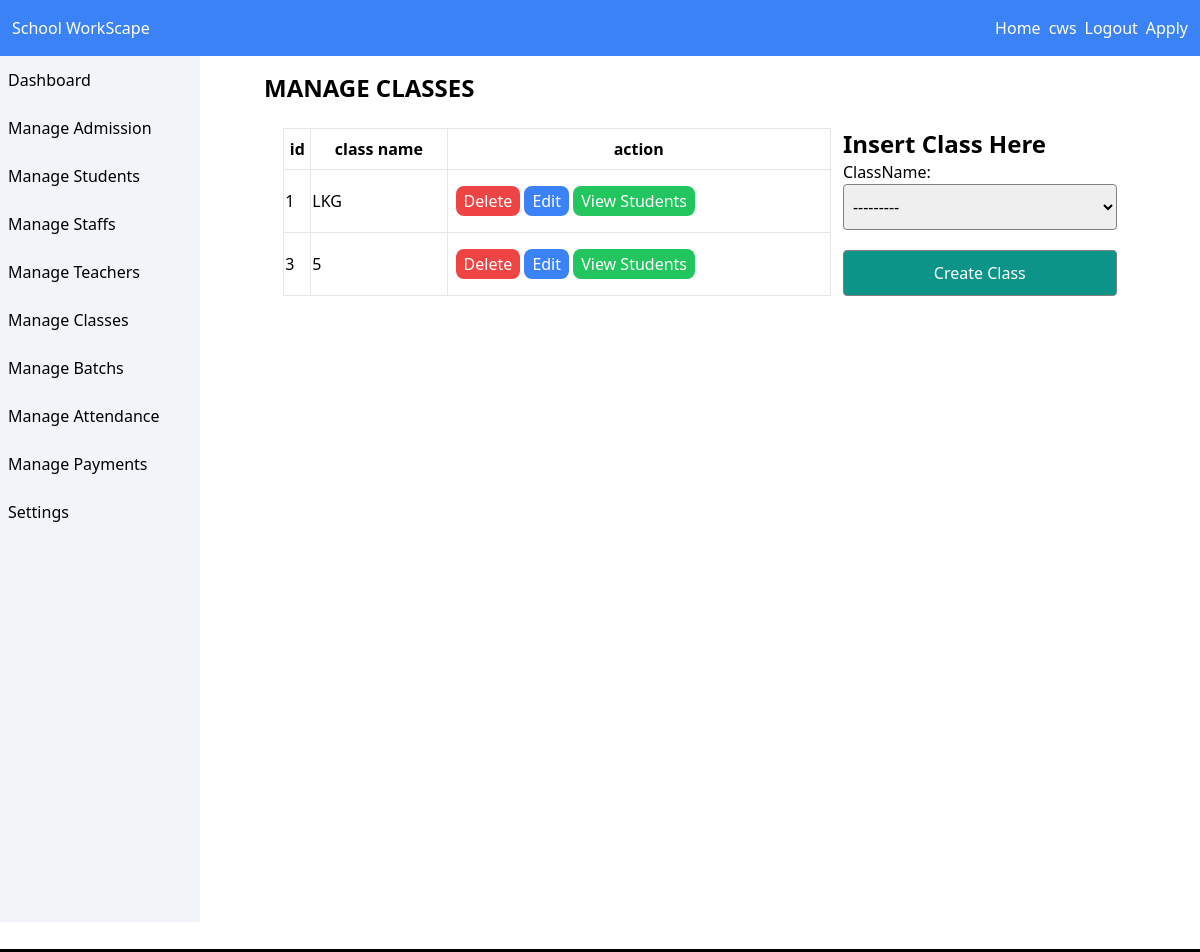
/manage/classes (signed in), run on an earlier commit of the app's database.
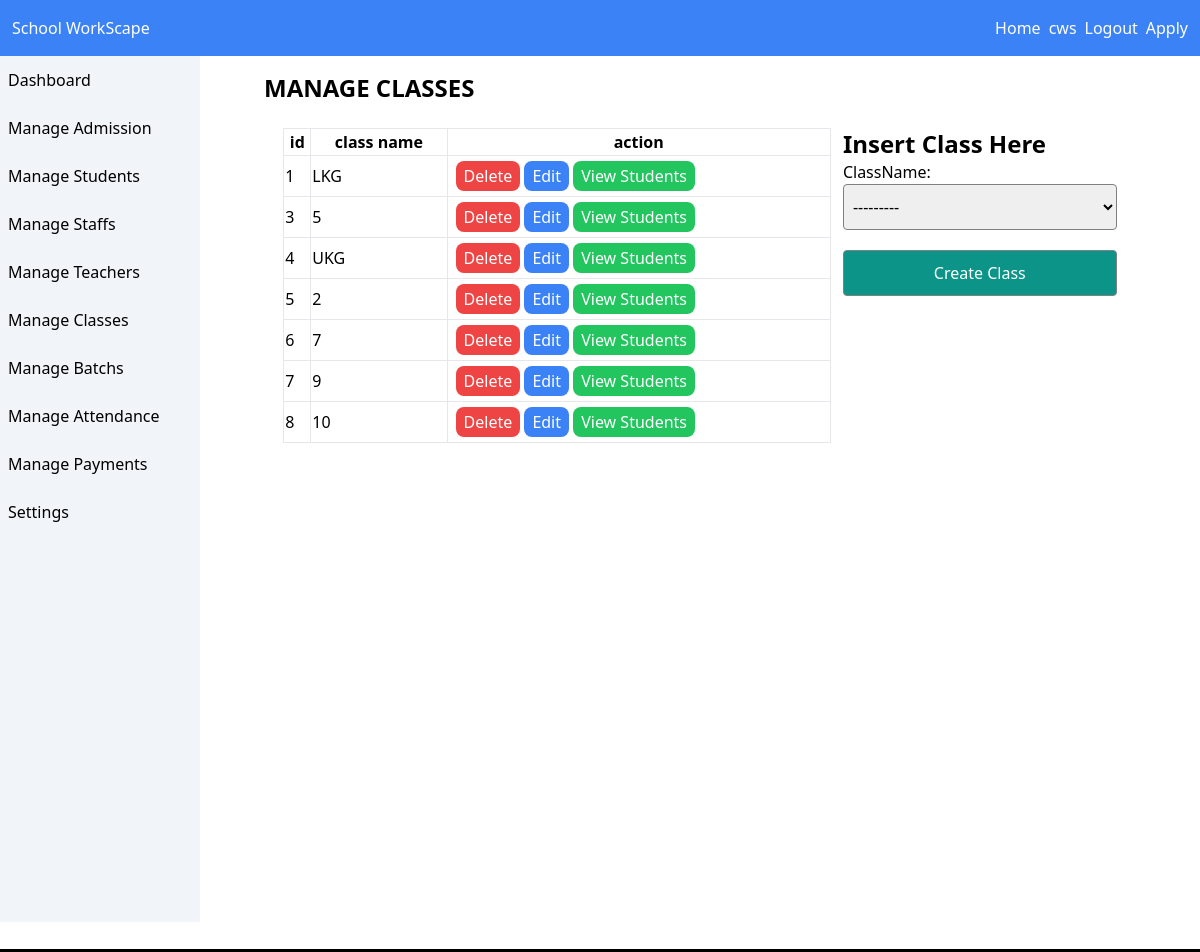
And on a later commit of the database.
### schoolwork/models.py (models this page shows)
class Classes(models.Model):
    className = models.CharField(max_length=200,choices=CLASSLIST)
    def __str__(self):
        return self.className

### schoolwork/views.py (the view)
# urls.py: path("manage/classes",manageClasses, name="manageClasses"),
@login_required()
def manageClasses(r):
    form = ClassForm(r.POST or None)
    data = {}
    data['title'] = "Manage Classes"
    data['form'] = form
    data['classes'] = Classes.objects.all()
    if r.method == "POST":
        if form.is_valid():
            form.save()
            return redirect(manageClasses)
    return render(r, "admin/manageClasses.html",data)

### schoolwork/forms.py
class ClassForm(ModelForm):
    class Meta:
        model = Classes
        fields = "__all__"

### templates/admin/manageClasses.html (shortened to what this page needs)
{% extends 'admin/adminBase.html' %}
{% block 'admin-content' %}
    <div class="flex flex-col gap-2 h-[90vh]  mt-4 items-start">
        <div class="flex justify-between px-16 w-full">
            <h1 class="font-semibold text-2xl flex-1 ">{{ title|upper }}</h1>
        </div>
        <div class="flex w-10/12 mx-auto mt-4 gap-3">
            <table class="w-8/12">
                <tr>
                    <th  class="border">id</th>
                    <th  class="border">class name</th>
                    <th  class="border">action</th>
                </tr>
                {% for className in classes %}
                    <tr>
                        <td class="border">{{ className.id }}</td>
                        <td class="border">{{ className.className }}</td>
                        <td class="border p-2">
                            <a href="{% url 'deleteClasses' className.id %}" class="bg-red-500 text-white px-2 py-1 rounded-lg">Delete</a>
                            <a href="{% url 'editStudent' className.id %}" class="bg-blue-500 text-white px-2 py-1 rounded-lg">Edit</a>
                            <a href="{% url 'viewClassWise' className %}" class="bg-green-500 text-white px-2 py-1 rounded-lg">View Students</a>
                        </td>
                    </tr>
                {% endfor %}
            </table>
            <div class="w-4/12">
                <h1 class="font-semibold text-2xl flex-1 ">Insert Class Here</h1>
                <form action="" method="post">
                    {{ form }}
                    <input type="submit" class="mt-5 bg-teal-600 hover:bg-teal-700 text-white rounded" value="Create Class">
                </form>
            </div>
        </div>
    </div>
{% endblock %}

What changed in the data, as far as the page shows it:
added Classes: id "4", className "UKG"
added Classes: id "5", className "2"
added Classes: id "6", className "7"
added Classes: id "7", className "9"
added Classes: id "8", className "10"
